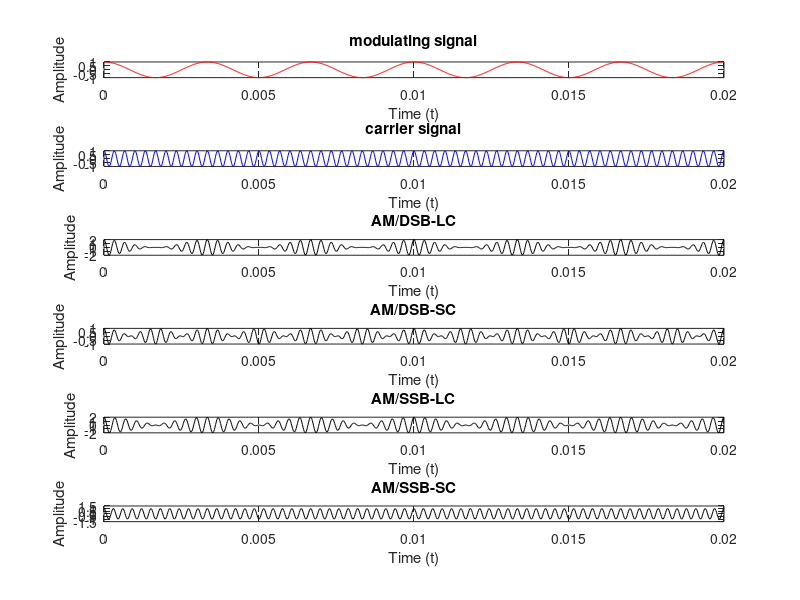

Write the MATLAB code that produced this figure.
%AM
fs=50000;
T=0.02;
t=0:1/fs:T;

fc=3000;
fm=300
Am=1;
Ac=1;
m=Am/Ac;

modulating_signal=Am*cos(2*pi*fm*t);
carrier_signal=Ac*cos(2*pi*fc*t);

AMDSB_LC=Ac*(1+m*cos(2*pi*fm*t)).*carrier_signal;

AMDSB_SC=modulating_signal.*carrier_signal;

shifted_message=imag(hilbert(modulating_signal));

AMSSB_SC=modulating_signal.*carrier_signal-shifted_message.*sin(2*pi*fc*t);

AMSSB_LC=carrier_signal+(modulating_signal.*carrier_signal+shifted_message.*sin(2*pi*fc*t));

figure;
subplot(6,1,1);
plot(t,modulating_signal,'r');
xlabel('Time (t)');
ylabel('Amplitude');
title('modulating signal');

subplot(6,1,2);
plot(t,carrier_signal,'b');
xlabel('Time (t)');
ylabel('Amplitude');
title('carrier signal');

subplot(6,1,3);
plot(t,AMDSB_LC,'k');
xlabel('Time (t)');
ylabel('Amplitude');
title('AM/DSB-LC');

subplot(6,1,4);
plot(t,AMDSB_SC,'k');
xlabel('Time (t)');
ylabel('Amplitude');
title('AM/DSB-SC');

subplot(6,1,5);
plot(t,AMSSB_LC,'k');
xlabel('Time (t)');
ylabel('Amplitude');
title('AM/SSB-LC');

subplot(6,1,6);
plot(t,AMSSB_SC,'k');
xlabel('Time (t)');
ylabel('Amplitude');
title('AM/SSB-SC');
